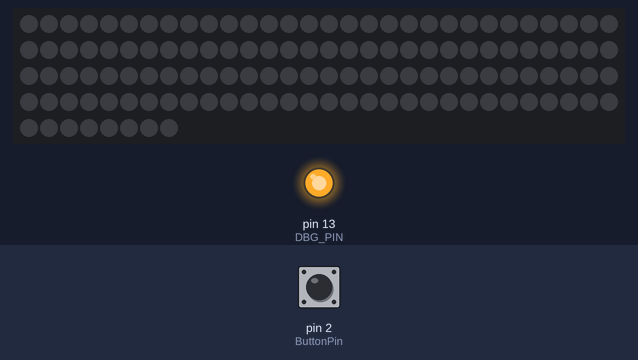
A sketch run on a simulated Arduino Uno, built with avr-gcc and run on an emulated ATmega328P. Shown: 128 RGB LEDs in strip order, left to right, continuing on the next row, output pins drawn as LEDs (lit = HIGH). The test bench sets the inputs (shaded band); at power-on: pin 2 (ButtonPin) HIGH. What the sketch prints to the serial monitor is not drawn.

Above: at 0.01 s.
At 1.8 s:
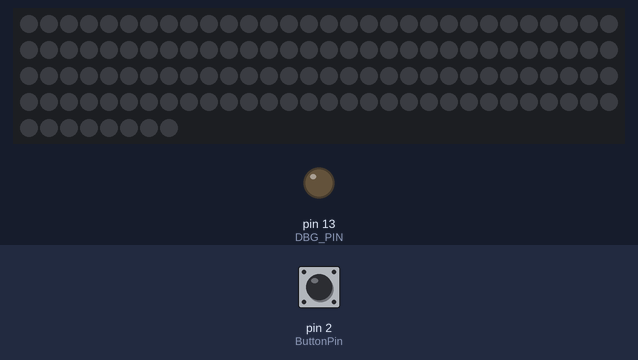
1.9 s: pin 2 (ButtonPin) pulled LOW for 0.15 s
Timing chart, 0 to 4.9 s (numbered marks = the images above; inputs shaded):
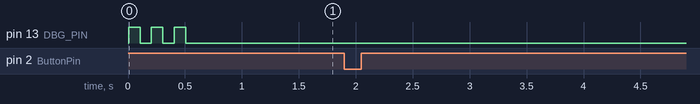

The sketch:

ButtonSnap.ino
```cpp
#include <Adafruit_NeoPixel.h>
#define PIN A0

/* Fun rainbow values
20145,32385,44625,56865,848640,3982080,7115520,10248960,13382400,16515840,13762605,10616925,7471245,4325565,1179885,7905,

9661440,12794880,15928320,14352420,11206740,8061060,4915380,1769700,5610,17850,30090,42330,54570,261120,3394560,6528000,

16121865,12976185,9830505,6684825,3539145,393465,10965,23205,35445,47685,59925,1632000,4765440,7898880,11032320,14165760,

*/
uint32_t rainbow[] = {16121865,12976185,9830505,6684825,3539145,393465,10965,23205,35445,47685,59925,1632000,4765440,7898880,11032320,14165760
};
const int ButtonPin = 2;
const int DBG_PIN = 13;
const long PhotoDelay = 3000;
const int N_PIXEL = 128;

Adafruit_NeoPixel strip = Adafruit_NeoPixel(N_PIXEL, PIN, NEO_GRB + NEO_KHZ800);
bool dbg_val = false;

void setup() {
  Serial.begin(19200);
  pinMode(ButtonPin, INPUT);
  pinMode(DBG_PIN, OUTPUT);
  digitalWrite(ButtonPin, HIGH); //turn on pullups
  strip.begin();
  strip.show();

  for(int ii=0; ii < 3; ii++){
    digitalWrite(DBG_PIN, HIGH);
    delay(100);
    digitalWrite(DBG_PIN, LOW);
    delay(100);
  }
  digitalWrite(DBG_PIN, dbg_val);
  setColor(0, 0, 0);
}

void setColor(char r, char g, char b){
  int i;

  for(i = 0; i < N_PIXEL; i++){
    strip.setPixelColor(i, r, g, b);
  }
  strip.show();
}

void loop() {
  char command;
  int r, g, b;

  if(Serial.available()){
    while(Serial.available()){
      command = Serial.read();
      if(command == 'c'){ // color change command
	// wait for command to complete
	delay(10);
	if(Serial.available() >= 3){
	  r = Serial.read();
	  g = Serial.read();
	  b = Serial.read();
	  dbg_val = !dbg_val;
	  setColor(r, g, b);
	  digitalWrite(DBG_PIN, dbg_val);
	}
      }
    }
  }
  if (digitalRead(ButtonPin) == LOW)
  {
    Serial.println("snap");// send to Pi
    // StartCountdown(PhotoDelay/1000); //Start blinky Lights
    // The Pi will be processing the image for a while. Could add
    // red green ready light/strip
    delay (PhotoDelay); // allow pi to process the previous image
  }

}

void StartCountdown(int PhotoDelay)
{
  // synchronously wait and tick the lights off (they shouldn't be able
  // to press the button now anyway (maybe check for cancel?)
  for (int x =0; x< 16; x++)
  {
    strip.setPixelColor(x,rainbow[x]);
  }
  strip.show();

 for (int i = 0; i < PhotoDelay; i++)
  {
    delay(1000);
    strip.setPixelColor(i*3,0);
    strip.setPixelColor(i*3+1,0);
    strip.setPixelColor(i*3+2,0);
    strip.show();
  }
  strip.setPixelColor(15,0);
  strip.show();
}
```

Measured:
- after the input at 1.9 s, every drawn part: stays the same
